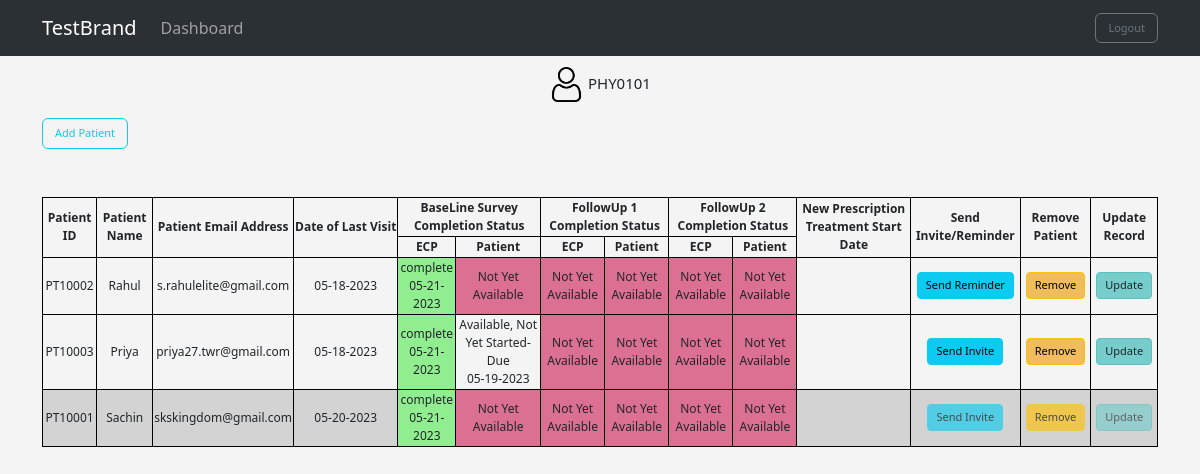
Page /patient/add (signed in) on the committed database.
### app.py (models this page shows)
class Physician(db.Model, UserMixin):
    id = db.Column(db.String(10), primary_key=True)
    pwd = db.Column(db.String(20), nullable=False)
    new_prescription_treatment_start_date = db.Column(db.String(20))
    baseline_survey_due_date = db.Column(db.Date)
    baseline_survey_start_date = db.Column(db.Date)
    baseline_survey_completion_status = db.Column(db.String(100))
    baseline_survey_completion_date = db.Column(db.Date)
    baseline_survey_wave_number = db.Column(db.Integer)
    baseline_survey_patient_id = db.Column(db.String(10))
    followUp_one_survey_due_date = db.Column(db.Date)
    followUp_one_survey_start_date = db.Column(db.Date)
    followUp_one_completion_status = db.Column(db.String(100))
    followUp_one_completion_date = db.Column(db.Date)
    followUp_one_wave_number = db.Column(db.Integer)
    followUp_one_patient_id = db.Column(db.String(10))
    followUp_two_survey_due_date = db.Column(db.Date)
    followUp_two_survey_start_date = db.Column(db.Date)
    followUp_two_completion_status = db.Column(db.String(100))
    followUp_two_completion_date = db.Column(db.Date)
    followUp_two_wave_number = db.Column(db.Integer)
    followUp_two_patient_id = db.Column(db.String(10))

class Patient(db.Model):
    id = db.Column(db.String(200), primary_key=True)
    name = db.Column(db.String(200), nullable=False)
    email = db.Column(db.String(200), nullable=False, unique=True)
    date_added = db.Column(db.Date, nullable=False, default=datetime.utcnow)
    last_visit_date = db.Column(db.String(200))
    physician_id = db.Column(db.String, db.ForeignKey('physician.id', ondelete='CASCADE'), nullable=False)
    physician_id_ref_link = db.relationship('Physician', backref='patient')
    active_inactive = db.Column(db.Boolean, default=True)
    last_invite_date = db.Column(db.Date, default=datetime.utcnow)
    number_of_invites = db.Column(db.Integer, default=0)
    invitation_sent = db.Column(db.Boolean, default=False)
    baseline_survey_due_date = db.Column(db.Date)
    baseline_survey_start_date = db.Column(db.Date)
    baseline_survey_completion_status = db.Column(db.String(100))
    baseline_survey_completion_date = db.Column(db.Date)
    baseline_survey_wave_number = db.Column(db.Integer)
    followUp_one_survey_due_date = db.Column(db.Date)
    followUp_one_survey_start_date = db.Column(db.Date)
    followUp_one_completion_status = db.Column(db.String(100))
    followUp_one_completion_date = db.Column(db.Date)
    followUp_one_wave_number = db.Column(db.Integer)
    followUp_two_survey_due_date = db.Column(db.Date)
    followUp_two_survey_start_date = db.Column(db.Date)
    followUp_two_completion_status = db.Column(db.String(100))
    followUp_two_completion_date = db.Column(db.Date)
    followUp_two_wave_number = db.Column(db.Integer)

### app.py (the view, shortened to what this page needs)
@app.route('/patient/add', methods=['GET', 'POST'])
@login_required
def add_patient():
    form = PatientForm()
    my_patients = Patient.query.filter_by(physician_id=current_user.id).order_by(Patient.active_inactive.desc(), Patient.id)
    my_ECP = Physician.query.filter_by(id=current_user.id).first()
    return render_template("add_patient.html",
                           form=form,
                           my_ECP=my_ECP,
                           my_patients=my_patients,
                           current_user=current_user
                           )

### app.py (called while the page is built)
@login_manager.user_loader
def load_user(user_id):
    return Physician.query.get(user_id)

@app.template_filter('datetimeformat')
def datetimeformat(value):
    x = value.split("-")
    x = str(x[1]) + "-" + str(x[2]) + "-" + str(x[0])
    value = datetime.strptime(x, "%m-%d-%Y")
    return value.strftime('%m-%d-%Y')

@app.template_filter('dbdatetimeformat')
def dbdatetimeformat(value):
    x = value.strftime('%Y-%m-%d')
    x = x.split("-")
    x = str(x[1]) + "-" + str(x[2]) + "-" + str(x[0])
    value = datetime.strptime(x, "%m-%d-%Y")
    return value.strftime('%m-%d-%Y')

### templates/add_patient.html (shortened to what this page needs)
{% extends 'base.html' %}
{% block content %}
    {% if name %}
        <h1 >Hello {{name}}</h1>
    {% else %}
        <p style="text-align: center; margin-top: 1%;"><img style="width:35px;height:35px;" src="{{url_for('static', filename='images/user.png')}}"><span style="font-size:15px;">&nbsp;{{ current_user.id }}</span></p>
        <button class="btn btn-outline-info"  type="button" data-toggle="collapse" data-target="#patientform" aria-expanded="false" aria-controls="patientform">
            Add Patient
        </button>
        <br>
        <br>
        <br>
        <table  id="patientRecords">
            <tr>
                <th rowspan="2">Patient ID</th>
                <th rowspan="2">Patient Name</th>
                <th rowspan="2">Patient Email Address</th>
                <th rowspan="2" style="white-space: nowrap;">Date of Last Visit</th>
                <th colspan="2">BaseLine Survey Completion Status</th>
                <th colspan="2">FollowUp 1 Completion Status</th>
                <th colspan="2">FollowUp 2 Completion Status</th>
                <th rowspan="2" >New Prescription Treatment Start Date</th>
                <th rowspan="2">Send Invite/Reminder</th>
                <th rowspan="2">Remove Patient</th>
                <th rowspan="2">Update Record</th>
            </tr>
            <tr>
                <th>ECP</th>
                <th>Patient</th>
                <th>ECP</th>
                <th>Patient</th>
                <th>ECP</th>
                <th>Patient</th>
            </tr>
            {% for my_patient in my_patients %}
            <tr class="{{my_patient.active_inactive}}">
                <td>{{ my_patient.id }}</td>
                <td>{{ my_patient.name | title }}</td>
                <td>{{ my_patient.email | lower }}</td>
                <td>{{ my_patient.last_visit_date | datetimeformat  }}</td>
                {% if my_ECP.baseline_survey_completion_status %}
                    <td class="status">{{ my_ECP.baseline_survey_completion_status }}<br>
                        {{ my_ECP.baseline_survey_completion_date | dbdatetimeformat }}</td>
                {% else %}
                    <td class="status">Not Yet Available</td>
                {% endif %}
                {% if my_patient.baseline_survey_completion_status %}
                    <td class="status">{{ my_patient.baseline_survey_completion_status }}- Due<br>
                        {{ my_patient.baseline_survey_due_date | dbdatetimeformat }}</td>
                {% else %}
                    <td class="status">Not Yet Available</td>
                {% endif %}
                {% if my_ECP.followUp_one_completion_status %}
                    <td class="status">{{ my_ECP.followUp_one_completion_status }}</td>
                {% else %}
                    <td class="status">Not Yet Available</td>
                {% endif %}
                {% if my_patient.followUp_one_completion_status %}
                    <td class="status">{{ my_patient.followUp_one_completion_status }}</td>
                {% else %}
                    <td class="status">Not Yet Available</td>
                {% endif %}
                {% if my_ECP.followUp_two_completion_status %}
                    <td class="status">{{ my_ECP.followUp_two_completion_status }}</td>
                {% else %}
                    <td class="status">Not Yet Available</td>
                {% endif %}
                {% if my_patient.followUp_two_completion_status %}
                    <td class="status">{{ my_patient.followUp_two_completion_status }}</td>
                {% else %}
                    <td class="status">Not Yet Available</td>
                {% endif %}
                <td>{{ my_patient.new_prescription_treatment_start_date }}</td>
                {% if my_patient.active_inactive %}
                    <td>
                        <a href="{{ url_for('send_email', id=my_patient.id) }}">
                            {% if my_patient.invitation_sent %}
                                <button class="btn btn-sm btn-info" id="{{ my_patient.id }}" title="Total Invites = {{my_patient.number_of_invites}} and Last Invite = {{my_patient.last_invite_date }}">Send Reminder</button>
                            {% else %}
                                <button class="btn btn-sm btn-info" id="{{ my_patient.id }}" >Send Invite</button>
                            {% endif %}
                        </a>
                    </td>
                    <td>
                        <a href="{{ url_for('delete_user', id=my_patient.id) }}">
                            <button class="btn btn-sm btn-warning" id={{ my_patient.id }} >Remove</button>
                        </a>
                    </td>
                    <td>
                        <a href="{{ url_for('update_user', id=my_patient.id) }}">
                            <button class="btn btn-sm btn-primary" id={{ my_patient.id }} >Update</button>
                        </a>
                    </td>
                {% else %}
                    <td>
                        {% if my_patient.invitation_sent %}
                            <button class="btn btn-sm btn-info" disabled id="{{ my_patient.email }}" >Send Reminder </span> </button>
                        {% else %}
                            <button class="btn btn-sm btn-info" disabled id="{{ my_patient.email }}" >Send Invite</button>
                        {% endif %}
                    </td>
                    <td>
                        <button class="btn btn-sm btn-warning" disabled id="{{ my_patient.email }}" >Remove</button>
                    </td>
                    <td>
                        <button class="btn btn-sm btn-primary" disabled id="{{ my_patient.email }}" >Update</button>
                    </td>
                {% endif %}
            </tr>
            {% endfor %}
        </table>
    {% endif %}
{% endblock %}

### templates/base.html (shortened to what this page needs)
<!doctype html>
<html lang="en">
  <head>
    <link href="https://cdn.jsdelivr.net/npm/bootstrap@5.3.0-alpha3/dist/css/bootstrap.min.css" rel="stylesheet">
    <link href="{{url_for('static', filename='css/styles.css')}}" rel="stylesheet">
  </head>
  <body>
    {% include 'navbar.html' %}
    <div class="container">
        {% block content %}{% endblock %}
    </div>
    </body>
</html>

### templates/navbar.html (shortened to what this page needs)
<nav class="navbar navbar-expand-lg bg-body-tertiary" data-bs-theme="dark">
    <div class="container">
      <a class="navbar-brand" href="{{url_for('add_patient')}}">TestBrand</a>
      <div class="collapse navbar-collapse" id="navbarSupportedContent">
        <ul class="navbar-nav me-auto mb-2 mb-lg-0">
          {% if current_user.is_authenticated %}
            <li class="nav-item">
              <a class="nav-link" href="{{url_for('add_patient')}}">Dashboard</a>
            </li>
          {% else %}
            <li class="nav-item">
              <a class="nav-link" href="{{url_for('login')}}">Login</a>
            </li>
          {% endif %}
        </ul>
        {% if current_user.is_authenticated %}
        <a class="nav-link" href="{{url_for('logout')}}" >
          <button class="btn btn-outline-secondary d-flex ">Logout</button>
        </a>
        {% endif %}
      </div>
    </div>
  </nav>

### static/css/styles.css (style rules this page uses)
body { background: #f4f4f4; overflow: visible; }
table, td, tr, th { border:1px solid black; border-collapse: collapse; word-wrap: normal; text-align: center; font-size:12px; }
.none { background-color:lightgray; }
.complete { background-color:lightgreen; }
.notStarted { background-color:#f4f4f4; }
.otherstatus { background-color:palevioletred; }
.btn-primary { color: #212529; background-color: #7cc; border-color: #5bc2c2 }
.btn-primary.disabled, .btn-primary:disabled { color: #212529; background-color: #7cc; border-color: #5bc2c2 }
.btn { font-size: 11px; }
.btn-warning { background-color: #f1bc5c; }

### rows in the picture
Physician: id "PHY0101", baseline_survey_completion_status "complete", baseline_survey_completion_date|dbdatetimeformat "05-21-2023"
Patient: id "PT10002", name "Rahul", email "s.rahulelite@gmail.com", last_visit_date "05-18-2023", shows "Not Yet Available"
Patient: id "PT10003", name "Priya", email "priya27.twr@gmail.com", last_visit_date "05-18-2023", baseline_survey_completion_status "Available, Not Yet Started", baseline_survey_due_date|dbdatetimeformat "05-19-2023", shows "Not Yet Available"
Patient: id "PT10001", name "Sachin", email "skskingdom@gmail.com", last_visit_date "05-20-2023", shows "Not Yet Available"
